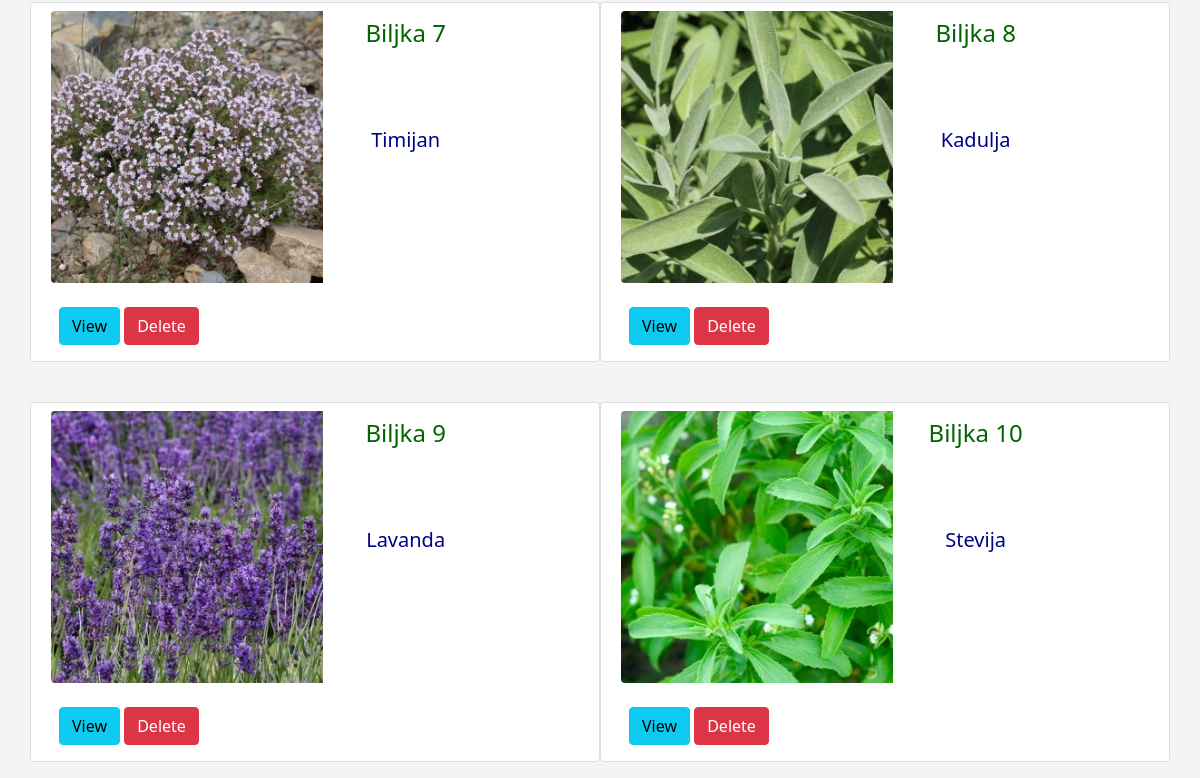
Page /plants (signed in, lower part) on the earlier database version.
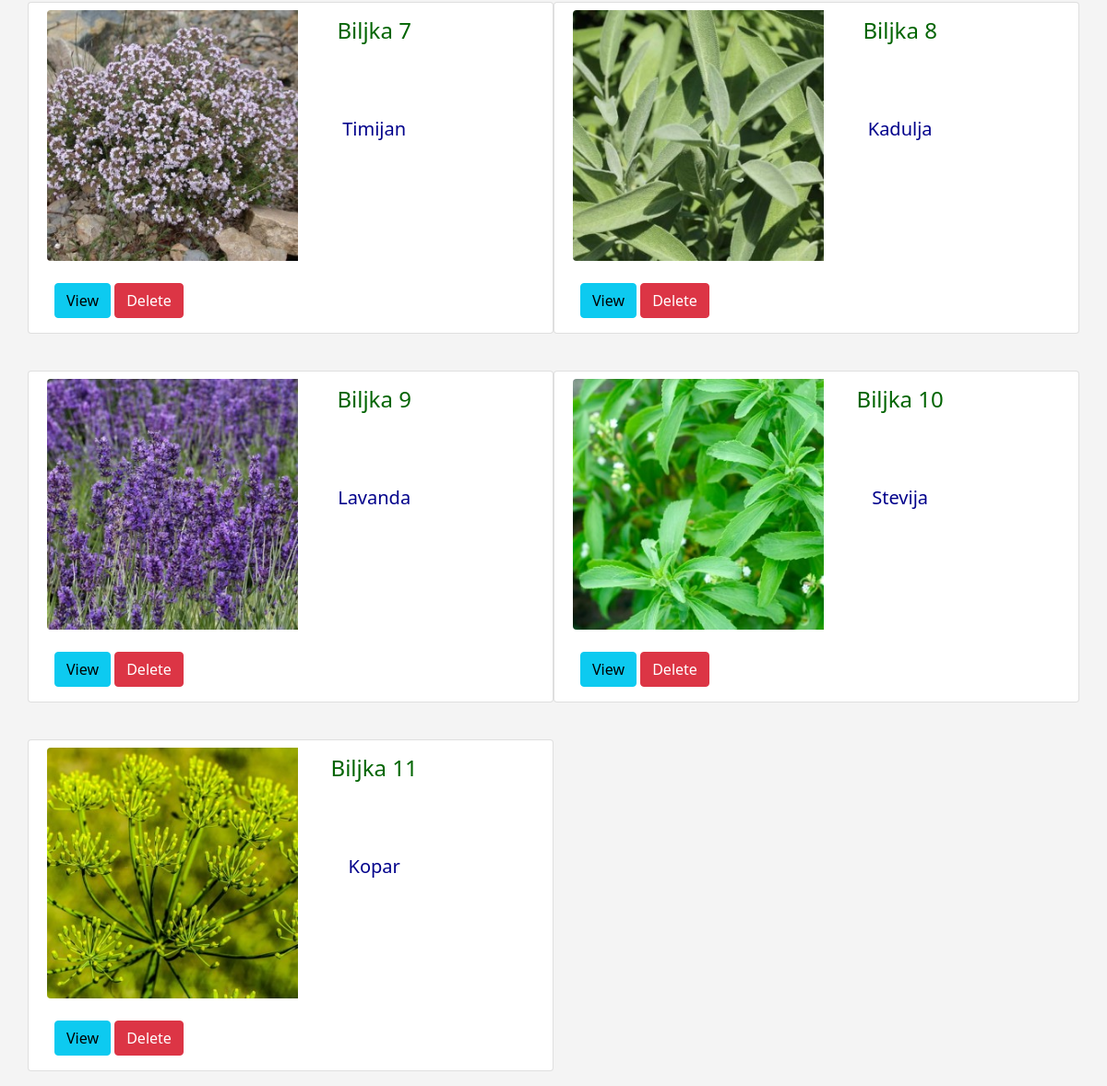
Same page on the later database version.
### app/models.py (models this page shows, shortened)
class Plant(db.Model):
    id = db.Column(db.Integer, primary_key=True)
    name = db.Column(db.String(300), nullable=False, default='Plantless')
    photo = db.Column(db.String(300), nullable=False, default='default.jpg')
    details = db.Column(db.Text, default='Malo teksta o biljci ovdje...')
    temperature = db.Column(db.Integer, nullable=False, default=10)
    phf = db.Column(db.Integer, nullable=False, default=7)
    humidity = db.Column(db.Integer, nullable=False, default=44)

### app/routes.py (the view)
@app.route('/plants')
@login_required
def plants():
    plants = Plant.query.order_by(Plant.id)
    return render_template('plants/plants.html',
                            plants=plants)

### app/models.py (called while the page is built)
@login_manager.user_loader
def load_user(user_id):
    return User.query.get(int(user_id))

### app/templates/plants/plants.html (shortened to what this page needs)
{% extends 'layout.html' %}
{% block content %}
<div class="row row-cols-1 row-cols-md-2 g-4">
    {% for plant in plants %}
        <div class="card mb-3" style="max-width: 600px;">
            <div class="row g-0">
                <div class="col-md-6">
                    <img src="{{ url_for('static', filename='pics/' + plant.photo) }}" class="img-fluid rounded-start m-2 max-width-300 max-height-300" alt="...">
                </div>
                <div class="col-md-4">
                    <div class="card-body">
                        <center>
                            <h4 class="card-title">Biljka {{ plant.id }}</h4>
                        </center>
                        <br><br><br>
                        <center>
                            <h5> {{ plant.name }}</h5>
                        </center>
                    </div>
                </div>
            </div>
            <div class="card-body">
                <a href="{{ url_for('plant_details', plant_id=plant.id, plant_name=plant.name) }}" class="btn btn-info">View</a>
                <a href="{{ url_for('plant_to_delete', plant_id=plant.id) }}" class="btn btn-danger">Delete</a>
            </div>
        </div>
    {% endfor %}
{% endblock content %}

### app/templates/layout.html (shortened to what this page needs)
<!doctype html>
<html lang="en">
<head>
    <link href="https://cdn.jsdelivr.net/npm/bootstrap@5.1.3/dist/css/bootstrap.min.css" rel="stylesheet"
>
    <link href="{{ url_for('static', filename='css/styles.css')}}" rel="stylesheet">
</head>
<body>
    <br><br>
    <div class="container">
        {% block content %}
        {% endblock content%}
    </div>
</body>
</html>

### app/static/css/styles.css (style rules this page uses)
h5 { color: darkblue; }
h4 { color: darkgreen; }
body { background: #f4f4f4 }

Differences in the rows shown:
added Plant: photo (picture), id "11", name "Kopar"
